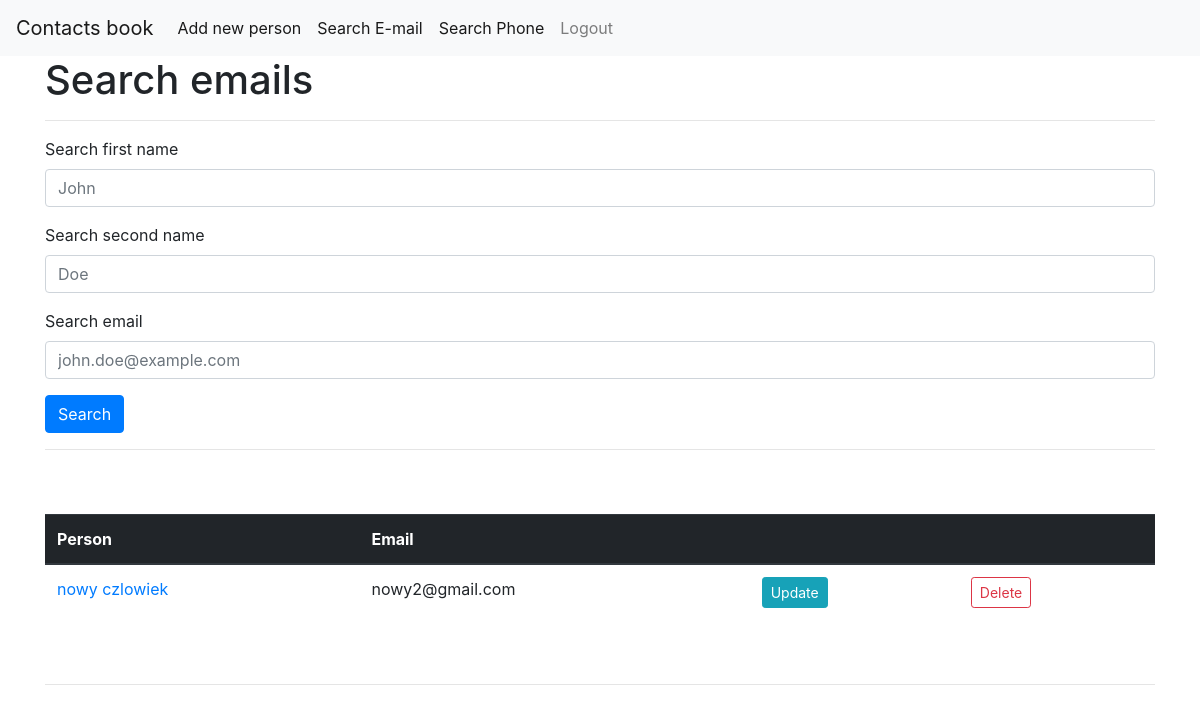
Page /email/search/ (signed in) on the earlier database version.
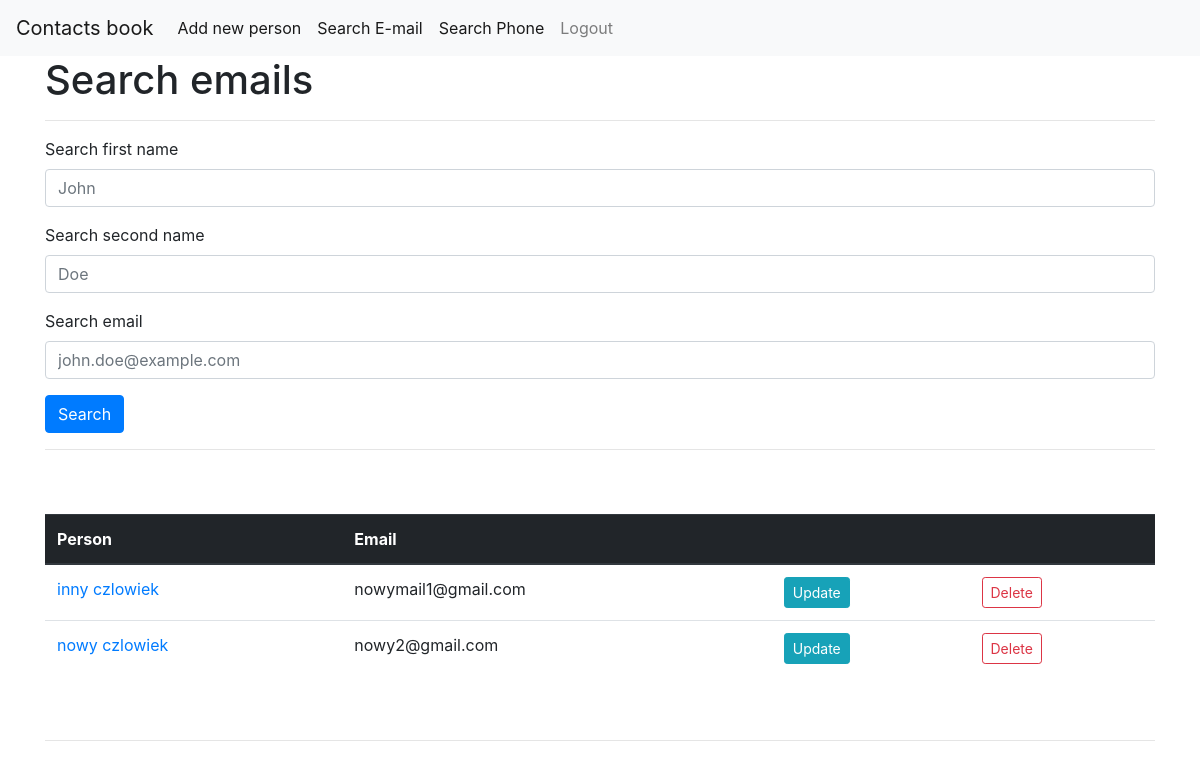
Same page on the later database version.
### contact_book/models.py (models this page shows, shortened)
class Email(models.Model):
    email = models.EmailField(null=False)
    person = models.ForeignKey(Person, on_delete=models.CASCADE)

class Person(models.Model):
    first_name = models.CharField(max_length=20, null=False)
    second_name = models.CharField(max_length=30, null=False)
    date_added = models.DateTimeField(blank=True, null=True, default=timezone.now)
    note = models.TextField(null=True)
    owner = models.ForeignKey(User, on_delete=models.CASCADE)

### contact_book/views.py (the view)
# urls.py: path('email/search/', EmailSearchView.as_view(), name='email-search'),
class EmailSearchView(LoginRequiredMixin, FormMixin, ListView):
    template_name = 'contact_book/email_search.html'
    model = Email
    context_object_name = 'emails'
    form_class = EmailSearchForm
    def get_queryset(self):
        form = self.form_class(self.request.GET)
        user = User.objects.filter(username=self.request.user.username).first()
        if form.is_valid():
            return Email.objects.filter(
                person__first_name__icontains=form.cleaned_data['first_name'],
                person__second_name__icontains=form.cleaned_data['second_name'],
                email__icontains=form.cleaned_data['email'],
                person__owner=user).order_by('-person__date_added')
        return Email.objects.filter(person_owner=user).order_by('-date_added')

### contact_book/forms.py
class EmailSearchForm(forms.Form):
    first_name = forms.CharField(required=False, label='Search first name',
                                 widget=forms.TextInput(
                                     attrs={'placeholder': 'John'}))
    second_name = forms.CharField(required=False, label='Search second name',
                                  widget=forms.TextInput(
                                      attrs={'placeholder': 'Doe'}))
    email = forms.CharField(required=False, label='Search email',
                            widget=forms.TextInput(
                                attrs={'placeholder': 'john.doe@example.com'}))

### contact_book/templates/contact_book/email_search.html
{% extends "contact_book/base.html" %}
{% load crispy_forms_tags %}
{% block content %}
<h1 class="mb-3">Search emails</h1>
<hr>
<form method="get">
    {{ form|crispy }}
    <div class="form-group">
        <button class="btn btn-primary" type="submit">Search</button>
    </div>
</form>
<hr>
<article class="media content-section">
    <div class="media-body">
        <div class="mt-5 mb-5">
            <table class="table">
                <thead class="thead-dark">
                <tr>
                    <th>Person</th>
                    <th>Email</th>
                    <th></th>
                    <th></th>
                </tr>
                </thead>
                <tbody>
                {% for email in emails %}
                <tr>
                    <td>
                        <a href="{% url 'detail-person' email.person.id %}">
                            {{ email.person.first_name }} {{ email.person.second_name }}
                        </a>
                    </td>
                    <td>{{ email.email }}</td>
                    <td>
                        <a
                                href="{% url 'email-update' person_id=email.person.id pk=email.id %}"
                                class="btn btn-info btn-sm">
                            Update
                        </a></td>
                    <td><a
                            href="{% url 'email-delete' person_id=email.person.id pk=email.id %}"
                            class="btn btn-outline-danger btn-sm">
                        Delete
                    </a></td>
                </tr>
                {% endfor %}
                </tbody>
            </table>
        </div>
    </div>
</article>
<hr>
{% endblock content %}

Differences in the rows shown:
added Email: person.first_name "inny", person.second_name "czlowiek", email "nowymail1@gmail.com"
